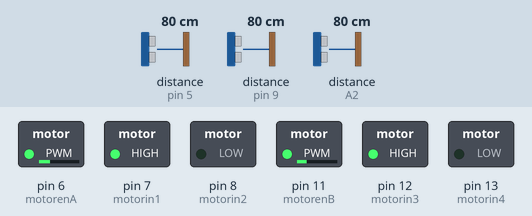
A sketch run on a simulated Arduino Uno, built with avr-gcc and run on an emulated ATmega328P. Shown: switched loads named in the sketch (green lamp = pin HIGH). Wiring (inferred from the names in the program): 3 × ultrasonic range finder: trigger pin 2, echo pin 9 / trigger pin 4, echo pin 5 / trigger A1, echo A2. Dashed ring = blinking. The test bench sets the inputs (shaded band); at power-on: distance to the obstacle (sensors on pin 9, pin 5, A2) 80 cm. The echo pulse lasts 58.3 µs per cm; pins used as bus, display or sensor lines are not drawn.

Above: at 1.55 s.
2.3 s: distance to the obstacle (sensor on pin 9) set to 26 cm
5.8 s: distance to the obstacle (sensor on pin 9) set to 21 cm
At 8.5 s:
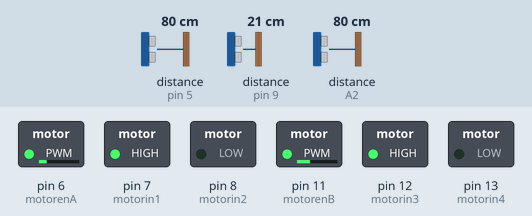
9.3 s: distance to the obstacle (sensor on pin 5) set to 14 cm
11.3 s: distance to the obstacle (sensor on pin 5) set to 11 cm
At 11.75 s:
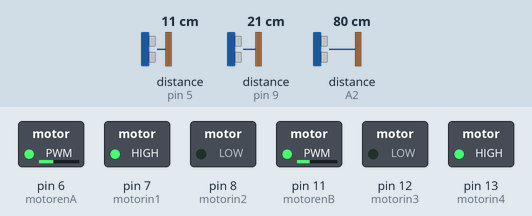
15.7 s: distance to the obstacle (sensor on A2) set to 2 cm
At 16.5 s:
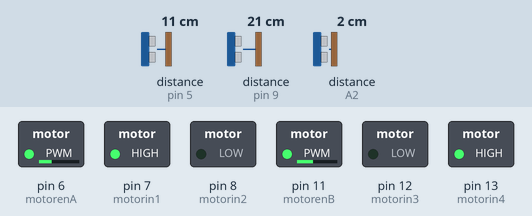
20.4 s: distance to the obstacle (sensor on pin 9) set to 35 cm
At 22.17 s:
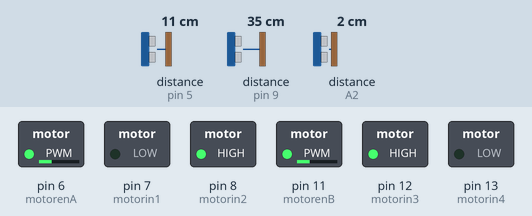
Timing chart, 0 to 24.9 s (numbered marks = the images above; inputs shaded):
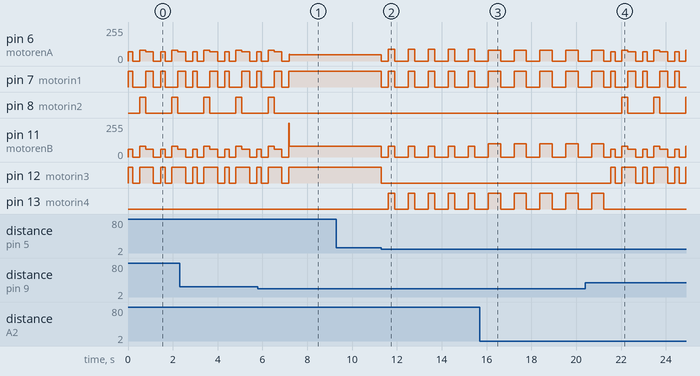

Measured:
- the behaviour switches between 24 and 23 cm on distance to the obstacle (sensor on pin 9) (found by bisection; images 0 and 1)
- the behaviour switches between 13 and 12 cm on distance to the obstacle (sensor on pin 5) (found by bisection; images 1 and 2)
- after the input at 5.8 s, pin 7 (motorin1), pin 12 (motorin3): goes on until 7.2 s, then stays HIGH; pin 8 (motorin2): goes on until 6.5 s, then stays LOW
- after the input at 9.3 s, every drawn part: stays the same
- after the input at 11.3 s, pin 6 (motorenA): 48/255 → 0/255 at once, then repeats every 0.89 s: 90/255 0.29 s, 0/255 0.61 s; pin 7 (motorin1): HIGH → LOW at once, then repeats every 0.89 s: HIGH 0.29 s, LOW 0.61 s
- after the input at 15.7 s, pin 6 (motorenA): alternates 80/255 for 0.55 s and 0/255 for 0.60 s, starting after 0.37 s; pin 7 (motorin1), pin 13 (motorin4): alternates HIGH for 0.55 s and LOW for 0.60 s, starting after 0.92 s; pin 11 (motorenB): alternates 100/255 for 0.55 s and 0/255 for 0.60 s, starting after 0.37 s
- after the input at 20.4 s, pin 8 (motorin2): alternates HIGH for 0.27 s and LOW for 1.2 s, starting after 1.6 s; pin 12 (motorin3): LOW → HIGH after 1.1 s, then repeats every 1.4 s: LOW 0.30 s, HIGH 0.62 s, LOW 0.30 s, HIGH 0.20 s; pin 13 (motorin4): goes on until 21.2 s, then stays LOW
- by itself, pin 7 (motorin1): repeats every 1.4 s: HIGH 0.20 s, LOW 0.57 s, HIGH 0.35 s, LOW 0.31 s
- by itself, pin 8 (motorin2): alternates HIGH for 0.27 s and LOW for 1.2 s

The sketch:

my_maze_solver_code.ino
```cpp
  #define trigerleft 2
  #define echoleft 9
  #define trigerfront 4
  #define echofront 5
  #define trigerright A1
  #define echoright A2
  //#define IRpin 3
  #define motorenA 6
  #define motorenB 11
  #define motorin1 7
  #define motorin2 8
  #define motorin3 12
  #define motorin4 13
  //#define switchpin


  const float rightgap=7.0;
  const float leftgap=7.0;
  const float sidewallthreshold=22.5;
  const float frontwallthreshold=12.0;

  int basespeedenA=70;//70//56
  int basespeedenB=60;//60//50

  double kp,ki,kd;
  double dt,lasttime;
  double integralError,prevError,currentError;// 0 get assigned to these global variables by default
  double PIDcontroler(double error);


  void setup() {
    pinMode(trigerleft,OUTPUT);
    pinMode(echoleft,INPUT);
    pinMode(trigerfront,OUTPUT);
    pinMode(echofront,INPUT);
    pinMode(trigerright,OUTPUT);
    pinMode(echoright,INPUT);
    //pinMode(IRpin,INPUT);
    pinMode(motorenA, OUTPUT);
    pinMode(motorenB, OUTPUT);
    pinMode(motorin1, OUTPUT);
    pinMode(motorin2, OUTPUT);
    pinMode(motorin3, OUTPUT);
    pinMode(motorin4, OUTPUT);
    //pinMode(sweitchpin,INPUT_PULLUP);
    Serial.begin(9600);

    kp=1.57;
    //ki=0;
    kd=0.5;
    // put your setup code here, to run once:
  }

   void forward(int enAspeed,int enBspeed){

    digitalWrite(motorin1,HIGH);
    digitalWrite(motorin2,LOW);
    digitalWrite(motorin3,HIGH);
    digitalWrite(motorin4,LOW);
    analogWrite(motorenA,enAspeed);//left wheel
    analogWrite(motorenB,enBspeed);//right wheel

   }


  void stop(){

      digitalWrite(motorin1,LOW);
      digitalWrite(motorin2,LOW);
      digitalWrite(motorin3,LOW);
      digitalWrite(motorin4,LOW);
      analogWrite(motorenA,0);
      analogWrite(motorenB,0);
  }

  void turnleft90(){


      digitalWrite(motorin1,LOW);
      digitalWrite(motorin2,HIGH);
      digitalWrite(motorin3,HIGH);
      digitalWrite(motorin4,LOW);
      analogWrite(motorenA,80);
      analogWrite(motorenB,80);
      delay(270);
      stop();

  }

  void turnright90(){

      digitalWrite(motorin1,HIGH);
      digitalWrite(motorin2,LOW);
      digitalWrite(motorin3,LOW);
      digitalWrite(motorin4,HIGH);
      analogWrite(motorenA,90);
      analogWrite(motorenB,80);
      delay(285);
      stop();

  }


  void turn180(){
    //turn from the righjt side

      digitalWrite(motorin1,HIGH);
      digitalWrite(motorin2,LOW);
      digitalWrite(motorin3,LOW);
      digitalWrite(motorin4,HIGH);
      analogWrite(motorenA,80);
      analogWrite(motorenB,100);
      delay(550);
      stop();

  }

  double distancecal(int trig,int echo){
  digitalWrite(trig,LOW);
  delayMicroseconds(2);
  digitalWrite(trig,HIGH);
  delayMicroseconds(10);
  digitalWrite(trig,LOW);

  unsigned long duration=pulseIn(echo,HIGH,25000);
  if (duration==0) return 999.0;
  float distance=duration*0.034/2;
  return distance;
  }


double PIDcontroler(double error){
   double proportionalError=error;
  double derrivativeError=0;
   if (dt>0){
   derrivativeError=(error-prevError)/dt;
   }
   prevError=error;
   integralError=integralError+error*dt;

   double output=kp*proportionalError+ki*integralError+kd*derrivativeError;

  return output;
}

  void lefthandmethod(double leftdistance,double frontdistance,double rightdistance){
    if(leftdistance>sidewallthreshold){

      forward(basespeedenA,basespeedenB);
      delay(200);//200
      stop();
      delay(300);
      turnleft90();
      forward(basespeedenA,basespeedenB);
      delay(350);//300
      stop();
      delay(300);
      integralError=0.0;
      prevError=0.0;
      currentError=0.0;
      lasttime=millis();

    }
    else if(frontdistance>frontwallthreshold){
      double currenttime= millis();
      dt=(currenttime-lasttime)/1000.0;
     lasttime=currenttime;
     currentError=leftdistance-leftgap;
    double output=PIDcontroler(currentError);
    forward(constrain(basespeedenA-output,0,255),constrain(basespeedenB+output,0,255));

    }
    else if(rightdistance>sidewallthreshold){
      stop();
      delay(300);
      turnright90();
      stop();
      delay(300);
      integralError=0.0;
      prevError=0.0;
      currentError=0.0;
      lasttime=millis();
    }else{
      stop();
      delay(300);
      turn180();
      stop();
      delay(300);
      integralError=0.0;
      prevError=0.0;
      currentError=0.0;
      lasttime=millis();
    }

  }

  void righthandmethod(double leftdistance,double frontdistance,double rightdistance){
    if(rightdistance>sidewallthreshold){
      forward(basespeedenA,basespeedenB);
      delay(300);
      stop();
      delay(300);
      turnright90();
      stop();
      delay(300);
      forward(basespeedenA,basespeedenB);
      delay(300);
      integralError=0.0;
      prevError=0.0;
      currentError=0.0;
      lasttime=millis();
    }else if(frontdistance>frontwallthreshold){
      double currenttime= millis();
      dt=(currenttime-lasttime)/1000.0;
     lasttime=currenttime;
     currentError=rightdistance-rightgap;
    double output=PIDcontroler(currentError);
    forward(constrain(basespeedenA+output,0,255),constrain(basespeedenB-output,0,255));
    }else if(leftdistance>sidewallthreshold){
      stop();
      delay(300);
      turnleft90();
      stop();
      delay(300);
      integralError=0.0;
      prevError=0.0;
      currentError=0.0;
      lasttime=millis();
    }else{
      stop();
      delay(200);
      turn180();
      stop();
      delay(300);
      integralError=0.0;
      prevError=0.0;
      currentError=0.0;
      lasttime=millis();
    }

  }

  void loop() {
    double leftlength= distancecal(trigerleft,echoleft) ;
    double frontlength= distancecal(trigerfront,echofront) ;
    double rightlength= distancecal(trigerright,echoright) ;
    //int IRvalue=digitalRead(IRpin);
    //int switchstate=digitalRead(switchpin);


    /*if (IRvalue==LOW){
      stop();
      while(true){
        delay(1000);
      }
    }*/

    /*if (switchstate==HIGH){}
      righthandmethod(leftlength,frontlength,rightlength);
    }else{
      lefthandmethod(leftlength,frontlength,rightlength);
    }*/

    lefthandmethod(leftlength,frontlength,rightlength);
    //righthandmethod(leftlength,frontlength,rightlength);
  }
```
